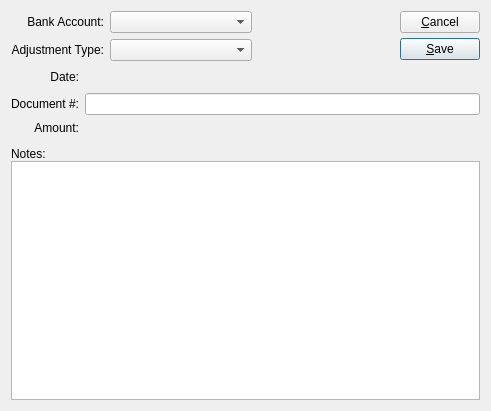
<?xml version="1.0" encoding="UTF-8"?>
<ui version="4.0">
 <comment>This file is part of the xTuple ERP: PostBooks Edition, a free and
open source Enterprise Resource Planning software suite,
Copyright (c) 1999-2011 by OpenMFG LLC, d/b/a xTuple.
It is licensed to you under the Common Public Attribution License
version 1.0, the full text of which (including xTuple-specific Exhibits)
is available at www.xtuple.com/CPAL.  By using this software, you agree
to be bound by its terms.</comment>
 <class>bankAdjustment</class>
 <widget class="QWidget" name="bankAdjustment">
  <property name="geometry">
   <rect>
    <x>0</x>
    <y>0</y>
    <width>491</width>
    <height>411</height>
   </rect>
  </property>
  <property name="windowTitle">
   <string>Bank Adjustment</string>
  </property>
  <layout class="QVBoxLayout">
   <item>
    <layout class="QHBoxLayout">
     <property name="spacing">
      <number>6</number>
     </property>
     <property name="margin">
      <number>0</number>
     </property>
     <item>
      <layout class="QVBoxLayout">
       <property name="spacing">
        <number>0</number>
       </property>
       <property name="margin">
        <number>0</number>
       </property>
       <item>
        <layout class="QGridLayout">
         <property name="margin">
          <number>0</number>
         </property>
         <property name="spacing">
          <number>6</number>
         </property>
         <item row="1" column="0">
          <widget class="QLabel" name="_bankadjtypeLit">
           <property name="text">
            <string>Adjustment Type:</string>
           </property>
           <property name="alignment">
            <set>Qt::AlignRight|Qt::AlignTrailing|Qt::AlignVCenter</set>
           </property>
          </widget>
         </item>
         <item row="0" column="0">
          <widget class="QLabel" name="_bankaccntLit">
           <property name="text">
            <string>Bank Account:</string>
           </property>
           <property name="alignment">
            <set>Qt::AlignRight|Qt::AlignTrailing|Qt::AlignVCenter</set>
           </property>
          </widget>
         </item>
         <item row="0" column="1">
          <layout class="QHBoxLayout">
           <property name="spacing">
            <number>0</number>
           </property>
           <property name="margin">
            <number>0</number>
           </property>
           <item>
            <widget class="XComboBox" name="_bankaccnt">
             <property name="sizePolicy">
              <sizepolicy hsizetype="Expanding" vsizetype="Fixed">
               <horstretch>0</horstretch>
               <verstretch>0</verstretch>
              </sizepolicy>
             </property>
            </widget>
           </item>
           <item>
            <spacer>
             <property name="orientation">
              <enum>Qt::Horizontal</enum>
             </property>
             <property name="sizeType">
              <enum>QSizePolicy::Expanding</enum>
             </property>
             <property name="sizeHint" stdset="0">
              <size>
               <width>40</width>
               <height>20</height>
              </size>
             </property>
            </spacer>
           </item>
          </layout>
         </item>
         <item row="1" column="1">
          <layout class="QHBoxLayout">
           <property name="spacing">
            <number>0</number>
           </property>
           <property name="margin">
            <number>0</number>
           </property>
           <item>
            <widget class="XComboBox" name="_bankadjtype">
             <property name="sizePolicy">
              <sizepolicy hsizetype="Expanding" vsizetype="Fixed">
               <horstretch>0</horstretch>
               <verstretch>0</verstretch>
              </sizepolicy>
             </property>
            </widget>
           </item>
           <item>
            <spacer>
             <property name="orientation">
              <enum>Qt::Horizontal</enum>
             </property>
             <property name="sizeType">
              <enum>QSizePolicy::Expanding</enum>
             </property>
             <property name="sizeHint" stdset="0">
              <size>
               <width>40</width>
               <height>20</height>
              </size>
             </property>
            </spacer>
           </item>
          </layout>
         </item>
        </layout>
       </item>
       <item>
        <spacer>
         <property name="orientation">
          <enum>Qt::Vertical</enum>
         </property>
         <property name="sizeType">
          <enum>QSizePolicy::Preferred</enum>
         </property>
         <property name="sizeHint" stdset="0">
          <size>
           <width>20</width>
           <height>0</height>
          </size>
         </property>
        </spacer>
       </item>
      </layout>
     </item>
     <item>
      <layout class="QVBoxLayout">
       <property name="spacing">
        <number>0</number>
       </property>
       <property name="margin">
        <number>0</number>
       </property>
       <item>
        <layout class="QVBoxLayout">
         <property name="spacing">
          <number>5</number>
         </property>
         <property name="margin">
          <number>0</number>
         </property>
         <item>
          <widget class="QPushButton" name="_close">
           <property name="text">
            <string>&amp;Cancel</string>
           </property>
          </widget>
         </item>
         <item>
          <widget class="QPushButton" name="_save">
           <property name="enabled">
            <bool>true</bool>
           </property>
           <property name="text">
            <string>&amp;Save</string>
           </property>
           <property name="autoDefault">
            <bool>true</bool>
           </property>
           <property name="default">
            <bool>true</bool>
           </property>
          </widget>
         </item>
        </layout>
       </item>
       <item>
        <spacer>
         <property name="orientation">
          <enum>Qt::Vertical</enum>
         </property>
         <property name="sizeType">
          <enum>QSizePolicy::Preferred</enum>
         </property>
         <property name="sizeHint" stdset="0">
          <size>
           <width>10</width>
           <height>0</height>
          </size>
         </property>
        </spacer>
       </item>
      </layout>
     </item>
    </layout>
   </item>
   <item>
    <layout class="QGridLayout">
     <property name="margin">
      <number>0</number>
     </property>
     <property name="spacing">
      <number>6</number>
     </property>
     <item row="0" column="0">
      <widget class="QLabel" name="_dateLit">
       <property name="text">
        <string>Date:</string>
       </property>
       <property name="alignment">
        <set>Qt::AlignRight|Qt::AlignTrailing|Qt::AlignVCenter</set>
       </property>
      </widget>
     </item>
     <item row="1" column="0">
      <widget class="QLabel" name="_doumentNumberLit">
       <property name="text">
        <string>Document #:</string>
       </property>
       <property name="alignment">
        <set>Qt::AlignRight|Qt::AlignTrailing|Qt::AlignVCenter</set>
       </property>
      </widget>
     </item>
     <item row="2" column="0">
      <widget class="QLabel" name="_amountLit">
       <property name="text">
        <string>Amount:</string>
       </property>
       <property name="alignment">
        <set>Qt::AlignRight|Qt::AlignTop|Qt::AlignTrailing</set>
       </property>
      </widget>
     </item>
     <item row="0" column="1">
      <layout class="QHBoxLayout">
       <property name="spacing">
        <number>0</number>
       </property>
       <property name="margin">
        <number>0</number>
       </property>
       <item>
        <widget class="DLineEdit" name="_date"/>
       </item>
       <item>
        <spacer>
         <property name="orientation">
          <enum>Qt::Horizontal</enum>
         </property>
         <property name="sizeType">
          <enum>QSizePolicy::Expanding</enum>
         </property>
         <property name="sizeHint" stdset="0">
          <size>
           <width>40</width>
           <height>20</height>
          </size>
         </property>
        </spacer>
       </item>
      </layout>
     </item>
     <item row="1" column="1">
      <widget class="XLineEdit" name="_docNumber">
       <property name="alignment">
        <set>Qt::AlignLeading</set>
       </property>
      </widget>
     </item>
     <item row="2" column="1">
      <layout class="QHBoxLayout">
       <property name="spacing">
        <number>6</number>
       </property>
       <property name="margin">
        <number>0</number>
       </property>
       <item>
        <widget class="CurrCluster" name="_amount">
         <property name="allowNegative">
          <bool>true</bool>
         </property>
         <property name="currencyEditable" stdset="0">
          <bool>false</bool>
         </property>
        </widget>
       </item>
       <item>
        <spacer>
         <property name="orientation">
          <enum>Qt::Horizontal</enum>
         </property>
         <property name="sizeType">
          <enum>QSizePolicy::Expanding</enum>
         </property>
         <property name="sizeHint" stdset="0">
          <size>
           <width>260</width>
           <height>20</height>
          </size>
         </property>
        </spacer>
       </item>
      </layout>
     </item>
    </layout>
   </item>
   <item>
    <layout class="QVBoxLayout">
     <property name="spacing">
      <number>0</number>
     </property>
     <property name="margin">
      <number>0</number>
     </property>
     <item>
      <widget class="QLabel" name="_notesLit">
       <property name="text">
        <string>Notes:</string>
       </property>
      </widget>
     </item>
     <item>
      <widget class="XTextEdit" name="_notes">
       <property name="sizePolicy">
        <sizepolicy hsizetype="Expanding" vsizetype="Expanding">
         <horstretch>0</horstretch>
         <verstretch>0</verstretch>
        </sizepolicy>
       </property>
       <property name="spellEnable">
        <bool>true</bool>
       </property>
      </widget>
     </item>
    </layout>
   </item>
  </layout>
 </widget>
 <layoutdefault spacing="6" margin="11"/>
 <pixmapfunction>qPixmapFromMimeSource</pixmapfunction>
 <customwidgets>
  <customwidget>
   <class>CurrCluster</class>
   <extends>CurrDisplay</extends>
   <header>currcluster.h</header>
  </customwidget>
  <customwidget>
   <class>CurrDisplay</class>
   <extends>QWidget</extends>
   <header>currcluster.h</header>
  </customwidget>
  <customwidget>
   <class>DLineEdit</class>
   <extends>QWidget</extends>
   <header>datecluster.h</header>
  </customwidget>
  <customwidget>
   <class>XComboBox</class>
   <extends>QComboBox</extends>
   <header>xcombobox.h</header>
  </customwidget>
  <customwidget>
   <class>XLineEdit</class>
   <extends>QLineEdit</extends>
   <header>xlineedit.h</header>
  </customwidget>
  <customwidget>
   <class>XTextEdit</class>
   <extends>QTextEdit</extends>
   <header>xtextedit.h</header>
  </customwidget>
 </customwidgets>
 <tabstops>
  <tabstop>_bankaccnt</tabstop>
  <tabstop>_bankadjtype</tabstop>
  <tabstop>_date</tabstop>
  <tabstop>_docNumber</tabstop>
  <tabstop>_amount</tabstop>
  <tabstop>_notes</tabstop>
  <tabstop>_save</tabstop>
  <tabstop>_close</tabstop>
 </tabstops>
 <resources/>
 <connections>
  <connection>
   <sender>_close</sender>
   <signal>clicked()</signal>
   <receiver>bankAdjustment</receiver>
   <slot>close()</slot>
   <hints>
    <hint type="sourcelabel">
     <x>20</x>
     <y>20</y>
    </hint>
    <hint type="destinationlabel">
     <x>20</x>
     <y>20</y>
    </hint>
   </hints>
  </connection>
 </connections>
</ui>
